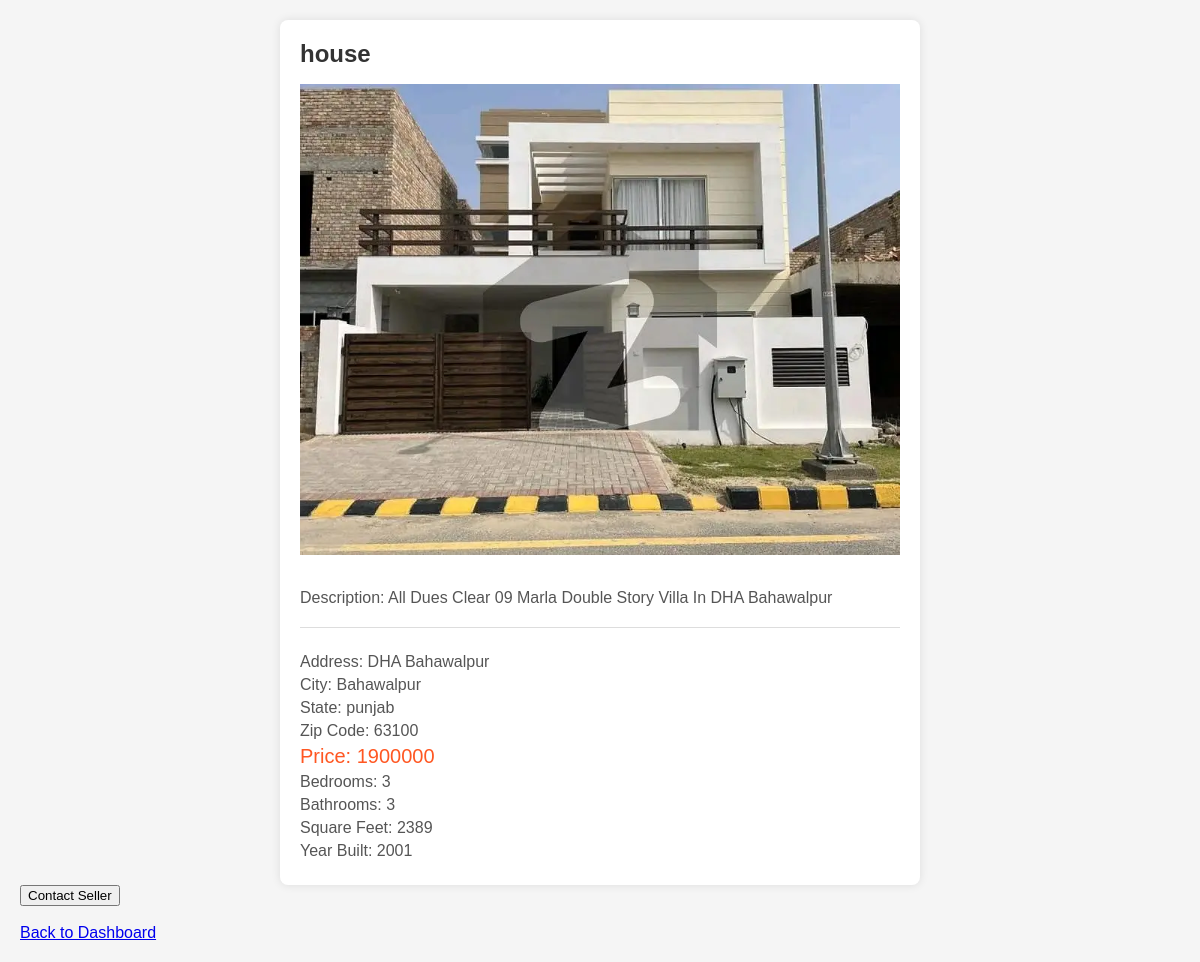
The app's page /listing/1/ with its own data.
### accounts/models.py (models this page shows, shortened)
class Listing(models.Model):
    seller = models.ForeignKey(settings.AUTH_USER_MODEL, on_delete=models.CASCADE)
    title = models.CharField(max_length=200)
    description = models.TextField()
    address = models.CharField(max_length=200)
    city = models.CharField(max_length=100)
    state = models.CharField(max_length=100)
    zip_code = models.CharField(max_length=10)
    price = models.IntegerField()
    bedrooms = models.IntegerField()
    bathrooms = models.IntegerField()
    square_feet = models.IntegerField()
    year_built = models.IntegerField()
    photo_main = models.ImageField(upload_to='property_photos')
    photo_1 = models.ImageField(blank=True, upload_to='property_photos')
    photo_2 = models.ImageField(blank=True, upload_to='property_photos')
    photo_3 = models.ImageField(blank=True, upload_to='property_photos')
    photo_4 = models.ImageField(blank=True, upload_to='property_photos')
    photo_5 = models.ImageField(blank=True, upload_to='property_photos')
    photo_6 = models.ImageField(blank=True, upload_to='property_photos')
    is_published = models.BooleanField(default=True)
    list_date = models.DateTimeField(auto_now_add=True)
    phone_number = models.CharField(max_length=15, blank=False, null=True)
    email = models.EmailField(blank=False, null=True)

### accounts/views.py (the view)
# urls.py: path('listing/<int:listing_id>/', views.listing_detail_view, name='listing_detail'),
def listing_detail_view(request, listing_id):
    listing = get_object_or_404(Listing, id=listing_id)
    return render(request, 'accounts/listing_detail.html', {'listing': listing})

### accounts/templates/accounts/listing_detail.html (shortened to what this page needs)
<!DOCTYPE html>
<html lang="en">
<head>
    {% load static %}
    <link rel="stylesheet" href="{% static 'css/listing_details.css' %}">
</head>
<body>
    <div class="property-container">
        <h1>{{ listing.title }}</h1>
        <img src="{{ listing.photo_main.url }}" alt="{{ listing.title }}">
        <p>Description: {{ listing.description }}</p>
        <div class="property-details">
            <p>Address: {{ listing.address }}</p>
            <p>City: {{ listing.city }}</p>
            <p>State: {{ listing.state }}</p>
            <p>Zip Code: {{ listing.zip_code }}</p>
            <p class="price">Price: {{ listing.price }}</p>
            <p>Bedrooms: {{ listing.bedrooms }}</p>
            <p>Bathrooms: {{ listing.bathrooms }}</p>
            <p>Square Feet: {{ listing.square_feet }}</p>
            <p>Year Built: {{ listing.year_built }}</p>
        </div>
    </div>
    {% if user.is_authenticated %}
        <button onclick="showContactInfo()" class="btn btn-primary">Contact Seller</button><br>
    {% else %}
        <button onclick="redirectToLogin()" class="btn btn-primary">Contact Seller</button><br>
    {% endif %}
    <br>
    <a href="{% url 'buyer_dashboard' %}">Back to Dashboard</a>
</body>
</html>

### mystaticfiles/css/listing_details.css (style rules this page uses)
body { font-family: Arial, sans-serif; background-color: #f5f5f5; margin: 0; padding: 20px; }
.property-container { background-color: #fff; border-radius: 8px; box-shadow: 0 0 10px rgba(0, 0, 0, 0.1); padding: 20px; max-width: 600px; margin: 0 auto; }
h1 { font-size: 24px; color: #333; margin-top: 0; }
img { max-width: 100%; height: auto; margin-bottom: 20px; }
p { margin: 10px 0; font-size: 16px; color: #555; }
.property-details { margin-top: 20px; border-top: 1px solid #ddd; padding-top: 20px; }
.property-details p { margin: 5px 0; }
.price { font-size: 20px; color: #ff5722; }

### records on screen
Listing: title "house", photo_main (picture), description "All Dues Clear 09 Marla Double Story Villa In DHA Bahawalpur", address "DHA Bahawalpur", city "Bahawalpur", state "punjab", zip_code "63100", price "1900000", bedrooms "3", bathrooms "3", square_feet "2389", year_built "2001"
